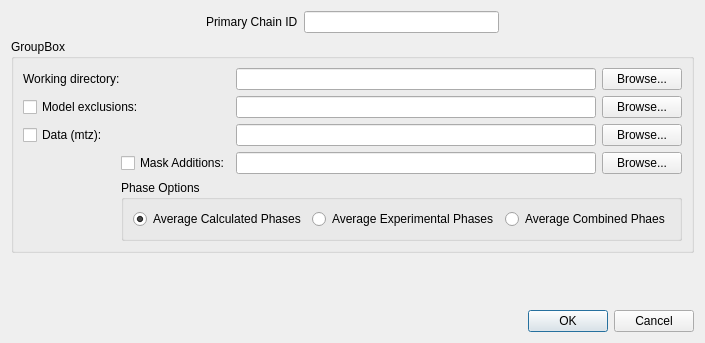
<ui version="4.0" >
 <class>NCSModeling</class>
 <widget class="QDialog" name="NCSModeling" >
  <property name="geometry" >
   <rect>
    <x>0</x>
    <y>0</y>
    <width>705</width>
    <height>343</height>
   </rect>
  </property>
  <property name="windowTitle" >
   <string>NCS Modeling</string>
  </property>
  <layout class="QGridLayout" name="gridLayout_2" >
   <item row="0" column="0" >
    <layout class="QHBoxLayout" name="horizontalLayout_2" >
     <item>
      <spacer name="horizontalSpacer_2" >
       <property name="orientation" >
        <enum>Qt::Horizontal</enum>
       </property>
       <property name="sizeHint" stdset="0" >
        <size>
         <width>40</width>
         <height>20</height>
        </size>
       </property>
      </spacer>
     </item>
     <item>
      <widget class="QLabel" name="label_4" >
       <property name="text" >
        <string>Primary Chain ID</string>
       </property>
      </widget>
     </item>
     <item>
      <widget class="QLineEdit" name="primaryChainIDLineEdit" >
       <property name="maxLength" >
        <number>1</number>
       </property>
      </widget>
     </item>
     <item>
      <spacer name="horizontalSpacer" >
       <property name="orientation" >
        <enum>Qt::Horizontal</enum>
       </property>
       <property name="sizeHint" stdset="0" >
        <size>
         <width>40</width>
         <height>20</height>
        </size>
       </property>
      </spacer>
     </item>
    </layout>
   </item>
   <item row="1" column="0" >
    <widget class="QGroupBox" name="groupBox" >
     <property name="title" >
      <string>GroupBox</string>
     </property>
     <layout class="QGridLayout" name="gridLayout" >
      <item row="0" column="0" colspan="2" >
       <widget class="QLabel" name="label" >
        <property name="text" >
         <string>Working directory:</string>
        </property>
       </widget>
      </item>
      <item row="0" column="2" >
       <widget class="QLineEdit" name="workingDirLineEdit" />
      </item>
      <item row="0" column="3" >
       <widget class="QPushButton" name="workingDirPushButton" >
        <property name="text" >
         <string>Browse...</string>
        </property>
       </widget>
      </item>
      <item row="1" column="0" colspan="2" >
       <widget class="QCheckBox" name="modelCheckBox" >
        <property name="text" >
         <string>Model exclusions:</string>
        </property>
       </widget>
      </item>
      <item row="1" column="2" >
       <widget class="QLineEdit" name="modelLineEdit" />
      </item>
      <item row="1" column="3" >
       <widget class="QPushButton" name="modelPushButton" >
        <property name="text" >
         <string>Browse...</string>
        </property>
       </widget>
      </item>
      <item row="3" column="0" colspan="2" >
       <widget class="QCheckBox" name="dataCheckBox" >
        <property name="text" >
         <string>Data (mtz):</string>
        </property>
       </widget>
      </item>
      <item row="3" column="2" >
       <widget class="QLineEdit" name="dataLineEdit" />
      </item>
      <item row="3" column="3" >
       <widget class="QPushButton" name="dataPushButton" >
        <property name="text" >
         <string>Browse...</string>
        </property>
       </widget>
      </item>
      <item row="4" column="1" >
       <layout class="QHBoxLayout" name="horizontalLayout_3" >
        <item>
         <widget class="QCheckBox" name="maskAdditionsCheckBox" >
          <property name="text" >
           <string>Mask Additions:</string>
          </property>
         </widget>
        </item>
       </layout>
      </item>
      <item row="4" column="2" >
       <widget class="QLineEdit" name="maskAdditionsLineEdit" />
      </item>
      <item row="4" column="3" >
       <widget class="QPushButton" name="maskAdditionsPushButton" >
        <property name="text" >
         <string>Browse...</string>
        </property>
       </widget>
      </item>
      <item row="5" column="1" colspan="3" >
       <widget class="QGroupBox" name="phaseOptions" >
        <property name="title" >
         <string>Phase Options</string>
        </property>
        <property name="flat" >
         <bool>false</bool>
        </property>
        <property name="checkable" >
         <bool>false</bool>
        </property>
        <property name="checked" >
         <bool>false</bool>
        </property>
        <layout class="QHBoxLayout" name="horizontalLayout" >
         <item>
          <widget class="QRadioButton" name="calculatedRadioButton" >
           <property name="text" >
            <string>Average Calculated Phases</string>
           </property>
           <property name="checked" >
            <bool>true</bool>
           </property>
          </widget>
         </item>
         <item>
          <widget class="QRadioButton" name="averageRadioButton" >
           <property name="text" >
            <string>Average Experimental Phases</string>
           </property>
          </widget>
         </item>
         <item>
          <widget class="QRadioButton" name="combinedRadioButton" >
           <property name="text" >
            <string>Average Combined Phaes</string>
           </property>
          </widget>
         </item>
        </layout>
       </widget>
      </item>
      <item row="4" column="0" >
       <spacer name="horizontalSpacer_4" >
        <property name="orientation" >
         <enum>Qt::Horizontal</enum>
        </property>
        <property name="sizeHint" stdset="0" >
         <size>
          <width>40</width>
          <height>20</height>
         </size>
        </property>
       </spacer>
      </item>
     </layout>
    </widget>
   </item>
   <item row="2" column="0" >
    <spacer name="verticalSpacer" >
     <property name="orientation" >
      <enum>Qt::Vertical</enum>
     </property>
     <property name="sizeHint" stdset="0" >
      <size>
       <width>20</width>
       <height>6</height>
      </size>
     </property>
    </spacer>
   </item>
   <item row="3" column="0" >
    <widget class="QDialogButtonBox" name="buttonBox" >
     <property name="orientation" >
      <enum>Qt::Horizontal</enum>
     </property>
     <property name="standardButtons" >
      <set>QDialogButtonBox::Cancel|QDialogButtonBox::Ok</set>
     </property>
    </widget>
   </item>
  </layout>
  <zorder>groupBox</zorder>
  <zorder>buttonBox</zorder>
  <zorder>maskAdditionsCheckBox</zorder>
  <zorder>horizontalSpacer_3</zorder>
 </widget>
 <tabstops>
  <tabstop>buttonBox</tabstop>
  <tabstop>primaryChainIDLineEdit</tabstop>
  <tabstop>workingDirLineEdit</tabstop>
  <tabstop>workingDirPushButton</tabstop>
  <tabstop>modelCheckBox</tabstop>
  <tabstop>modelLineEdit</tabstop>
  <tabstop>modelPushButton</tabstop>
  <tabstop>dataCheckBox</tabstop>
  <tabstop>dataLineEdit</tabstop>
  <tabstop>dataPushButton</tabstop>
  <tabstop>maskAdditionsCheckBox</tabstop>
  <tabstop>maskAdditionsLineEdit</tabstop>
  <tabstop>maskAdditionsPushButton</tabstop>
  <tabstop>calculatedRadioButton</tabstop>
  <tabstop>averageRadioButton</tabstop>
  <tabstop>combinedRadioButton</tabstop>
 </tabstops>
 <resources/>
 <connections>
  <connection>
   <sender>buttonBox</sender>
   <signal>accepted()</signal>
   <receiver>NCSModeling</receiver>
   <slot>accept()</slot>
   <hints>
    <hint type="sourcelabel" >
     <x>254</x>
     <y>338</y>
    </hint>
    <hint type="destinationlabel" >
     <x>157</x>
     <y>274</y>
    </hint>
   </hints>
  </connection>
  <connection>
   <sender>buttonBox</sender>
   <signal>rejected()</signal>
   <receiver>NCSModeling</receiver>
   <slot>reject()</slot>
   <hints>
    <hint type="sourcelabel" >
     <x>322</x>
     <y>338</y>
    </hint>
    <hint type="destinationlabel" >
     <x>286</x>
     <y>274</y>
    </hint>
   </hints>
  </connection>
 </connections>
</ui>
